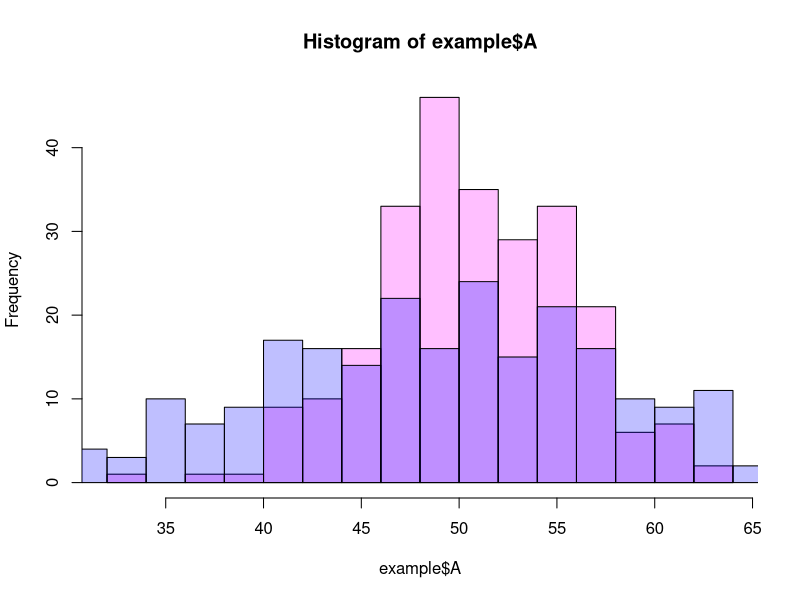
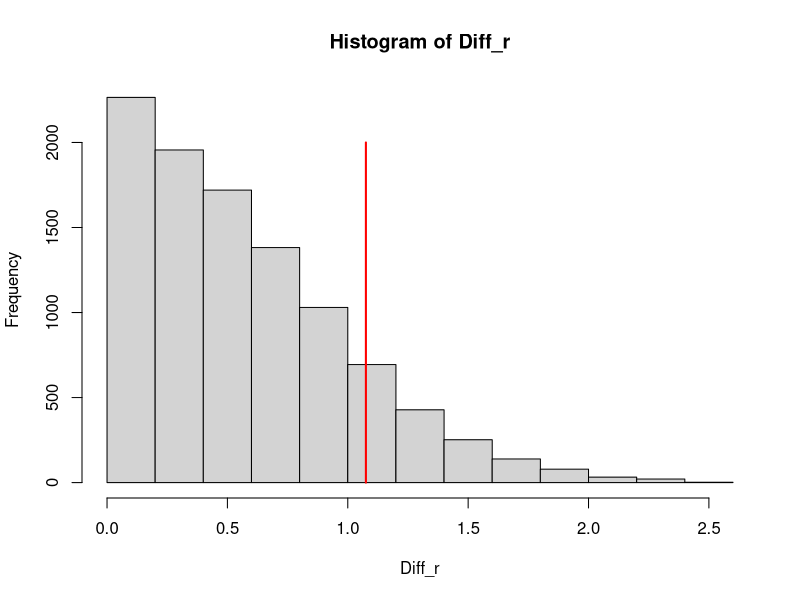

Recreate these plots in R, in order. (Note: a time limit stopped this script after it produced the figures.)

# 設問(1)
	example <- read.table("data_r.txt", header=TRUE)
	cols <- colnames(example)
	hist(example$A, breaks= 20, col= "#ff00ff40")
	hist(example$B, breaks= 20, col= "#0000ff40", add= TRUE)

	# arrowheadline <- arrow_head_line(angle=0, lineend="butt")
# histogram <- function(i) {
# 	c <- cols[i]
# 	w <- example[,c]
# 	m <- mean(w)
# 	sd <- sd(w)

# 	cat(c, "の平均値=", m, "\n", sep="")
# 	cat(c, "の標準偏差=", sd, "\n", sep="")

# 	ggplot(example[i], aes(x= w)) +
# 		geom_histogram()+
# 		labs(x= paste(c, "の体重", sep=""), y= "個体数") +
# 				geom_segment(aes(x= m,    y= -0.3, xend= m, yend= 5), colour="red")+
# 		geom_arrow_segment(aes(x= m-sd, y= -0.3, yend= 0), color= 2)+
# 		geom_arrow_segment(aes(x= m+sd, y= -0.3, yend= 0), color= 2)+
# 		geom_arrow_segment(aes(xend= m - sd, y= 5, x= m), color= 2)+
# 		geom_arrow_segment(aes(xend= m + sd, y= 5, x= m), color= 2)+
# 		annotate("text", x= m, y= 5.2, label="平均")+
# 		annotate("text", x= m-sd, y= 5.5, label="平均-標準偏差")+
# 		annotate("text", x= m+sd, y= 5.5, label="平均+標準偏差")+
# 		annotate("text", x= m, y= -0.5, label= round(m, 2))+
# 		annotate("text", x= m-sd, y= -0.5, label= round(m-sd, 2))+
# 		annotate("text", x= m+sd, y= -0.5, label= round(m+sd, 2))
# }
# ggs <- lapply(1:length(example), function(i) {
# 	histogram(i)
# })
# wrap_plots(ggs)

# 設問(2)
	random_p <- function(n, example, showHist) {
		Diff <- abs(mean(example[,1]) - mean(example[,2]))

		Diff_r <- numeric(n+1)
		Data <- unlist(example, use.names=F)

		for (i in 1:n) {
			data_r <- sample(Data, replace=F)
			A_r <- data_r[1: length(example[,1])]
			B_r <- data_r[(length(example[,2])+1): length(data_r)]
			Diff_r[i] <- abs(mean(A_r) - mean(B_r))
		}

		Diff_r[n+1] <- Diff
		p <- sum(Diff_r >= Diff)/ (n+1)

		if (showHist) {
			hist(Diff_r)
			# arrows(p, -1, p, 0, code=3, col="red", lwd=2)
			segments(Diff, 2000, y1=0, col="red", lwd=2)
			text(cex=1.5, Diff+0.3, 500, cat("p値", p))
		}
		return(p)
	}

	cat("p値", random_p(9999, example, T), "\n")

# 設問(3)

	seq_step_resultlen <- function(start, end, resultlen) {
		return(seq(start, end, (end - start)%/%(resultlen - 1)))
	}

	pvalues <- sapply(1:10, function(i){
		return(random_p(50, example, F))
	} )
	print("pvalues=")
	print(pvalues)

	pmean <- mean(pvalues)
	psd <- sd(pvalues)
	cat("p値平均", pmean, "\n")
	cat("p値標準偏差", psd, "\n")

	ptuples <- lapply( seq_step_resultlen(50, 50000, 11) , function(i) {
		pvalues <- sapply(1:10, function(j) {
			return(random_p(i, example, FALSE))
		})
		pmean <- mean(pvalues)
		psd <- sd(pvalues)
		return(c(i, pmean, psd))
		# return(c(i, random_p(i, example, FALSE)) )
	})

	print(ptuples)

	transposed <- transpose(ptuples)
	print(transposed)

	values <- map(transposed,
		function(x) { return(unlist(x, use.names= F)) }
	)
	flat <- map(ptuples,
		function(x) { return(setNames(unlist(x, use.names= F), c("n", "p_mean", "p_sd"))) }
	)
	print(flat)
	print(values)

	# datas <- data.frame(values
	# 	#, row.names= c("n", "p.mean", "p.sd")
	# )

	# datas <- bind_rows(lapply(ptuples, as.data.frame.list))
	# datas <- do.call(rbind.data.frame, flat)
	datas <- dplyr::bind_rows(flat)
	print(datas)
	print(datas$n)
	
	# plotv <- function(data, aesxy, keta) {
	# 	# dat <- dplyr::bind_cols( c(data[aesxy[1]], data[aesxy[2]]) )

	# 	print(data[[aesxy[1]]])

	# 	x <- data[[aesxy[1]]]
	# 	y <- data[[aesxy[2]]]
	# 	# dat <- data.frame(
	# 	# )
	# 	dat <- data
	# 	print(dat)
	# 	dat$text <- with(dat, paste(round(,keta[1]), round(y,keta[2]), sep=", ") )
	# 	gp <- ggplot(
	# 		data= dat,
	# 		aes(x= aesxy[1], y= aesxy[2], label= text)
	# 	)+
	# 	geom_point()+
	# 	geom_text(
	# 		size= 4,
	# 		hjust= 1,
	# 		vjust= 1
	# 	)
	# 	return(gp)
	# }

	# plotv(datas, c("n", "p_mean"), c(2, 3))+
	# plotv(datas, c("n", "p_sd"), c(2, 3))

	# plot(x= datas$n, y= datas$p_mean, type="b")
	# plot(x= datas$n, y= datas$p_sd, add= T, type="b" ,lty= 2)

	# datas %>%
	# 	gather(ynames, cols, -n) %>%
	# 	ggplot(aes(x= n, y= cols))+
	# 	geom_line(aes(linetype= ynames))

	# print(gg)


	ggplot(datas, aes(n, p_mean))+
		geom_point()+
		geom_line()

	ggplot(datas, aes(n, p_sd))+
		geom_point()+
		geom_line(linetype= "dashed")


# 設問(4)
	res.perm <- permTS(
		x= example$A,
		y= example$B,
		alternative= "greater",

	)
	print(res.perm)

	res.t <- t.test(
		x= example$A,
		y= example$B,
		alternative= "greater",
		paired= FALSE,
		var.equal= TRUE,
		conf.level= 0.95,
	)
	print(res.t)
